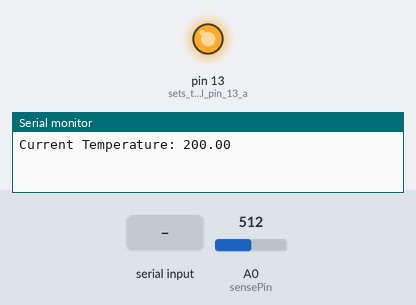
Bench run of a sketch on a simulated Arduino Uno, built with avr-gcc and run on an emulated ATmega328P. Shown: output pins drawn as LEDs (lit = HIGH), the last lines printed to the serial monitor. Inputs (shaded band) come from the test bench; at power-on: A0 (sensePin) = 512.

Above: at 1.2 s.
1.3 s: "1" received over Serial
2.9 s: A0 (sensePin) set to 116
4.4 s: A0 (sensePin) set to 97
At 5.9 s:
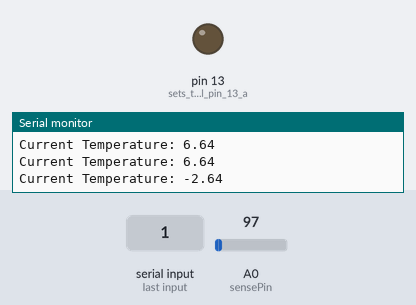
6.5 s: A0 (sensePin) set to 122
At 7.3 s:
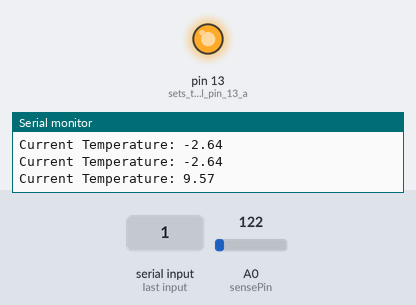
Timing chart, 0 to 9.5 s (numbered marks = the images above; inputs shaded):
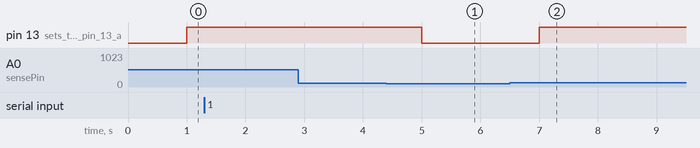

The sketch:

ventilador_temp.ino
```cpp
int sensePin = A0;  //This is the Arduino Pin that will read the sensor output
int sensorInput;    //The variable we will use to store the sensor input
double temp;        //The variable we will use to store temperature in degrees.
char serialInput;
String result = "";
double minTemp = 70;
unsigned long lastTempRead = 0;
unsigned long lastUserTempInput = 0;

void setup() {
  // put your setup code here, to run once:
  Serial.begin(9600); //Start the Serial Port at 9600 baud (default)
  pinMode(13, OUTPUT);    // sets the digital pin 13 as output
}
void loop() {
  // put your main code here, to run repeatedly:
  // Check the input every 50 milisecs.
  if(millis() - lastUserTempInput >=50) {
    lastUserTempInput = millis();
    userTempInput();
  }
  // Check the temperature every 1000 milisecs (1 sec).
  if(millis() - lastTempRead >=1000) {
    lastTempRead = millis();
    tempRead();
  }
}

void tempRead(){
  sensorInput = analogRead(A0);    //read the analog sensor and store it
  temp = (double)sensorInput / 1024;       //find percentage of input reading
  temp = temp * 5;                 //multiply by 5V to get voltage
  temp = temp - 0.5;               //Subtract the offset
  temp = temp * 100;               //Convert to degrees
  controlEngine();
  Serial.print("Current Temperature: ");
  Serial.println(temp);
}

void userTempInput(){
  if(Serial.available()){
    serialInput=Serial.read();
    result.concat(serialInput);
  }else if(!Serial.available() && result!=""){
    Serial.println("New min temp: " + result);
    minTemp = result.toDouble(); // 0 if invalid
    result="";
  }
}

void controlEngine(){
 if(temp > minTemp){
    digitalWrite(13, HIGH);
  }
  else{
    digitalWrite(13, LOW);
  }
}
```

Measured:
- the behaviour switches between 105 and 104 on A0 (sensePin) (found by bisection; images 0 and 1)
- after the input at 4.4 s, pin 13 (sets_the_digital_pin_13_a): HIGH → LOW after 0.60 s
- after the input at 6.5 s, pin 13 (sets_the_digital_pin_13_a): LOW → HIGH after 0.50 s
